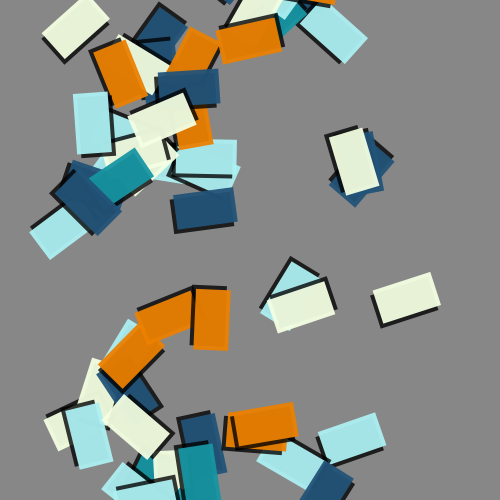
Frame 1 (no input)
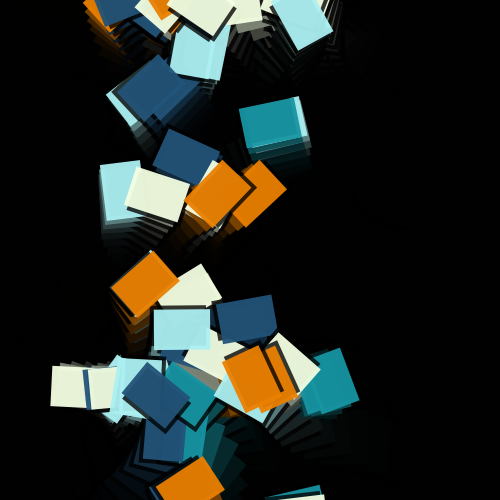
Frame 60 (the mouse pressed at the canvas centre just before this capture)
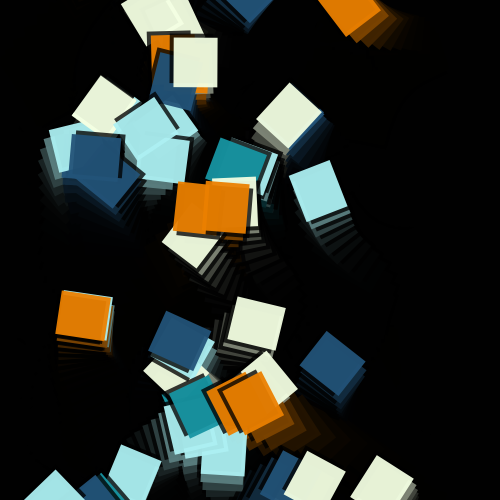
Frame 120 (the mouse held since frame 60 and released just before this capture)

The Processing sketch that drew these frames (run headless with seeded random() and noise(); from frame 60 on, the mouse is pressed at the canvas centre):

// Processing sketch: processing_145447
// ── processing_145447.pde

//Kevin Gutowski
//April 22 2014
//www.ocf.berkeley.edu/~keving

float my_num = 0;
int box_num = 100;
float [] Boxes = new float[box_num];
int [] Box_color = new int[box_num];
float t = 1;
float changer = .5;
color [] colors = { color(34,83,120), color(22,149,163), color(172,240,242), color(243,255,226), color(235,127,0)};

void setup() {
  size(500,500);
  background(255);
  smooth();

  for (int i = 0; i < box_num; i++) {
    Boxes[i] = random(-width,width);
    Box_color[i] = int(random(0,5));
  }
}

void draw() {

  fill(0,0,0,120);
  noStroke();
  rect(0,0,width,height);

  t += changer;
  if ((t==100) || (t==1)) {
    changer = changer*-1;
  }

  for (int i = 0; i<Boxes.length; i++) {
    pushMatrix();
    
    translate(width * noise(my_num + Boxes[i]/10), height * noise(my_num) + Boxes[i]);
    rotate(8* noise(20 + my_num)+ Boxes[i]/t);
    fill(0,0,0,200);
    rect(-4,-4,100 * noise(30 + my_num), 100 * noise(my_num));
    fill(colors[Box_color[i]],240);
    rect(0,0,100 * noise(30 + my_num), 100 * noise(my_num));
    popMatrix();
  }
  my_num += 0.02;
}
